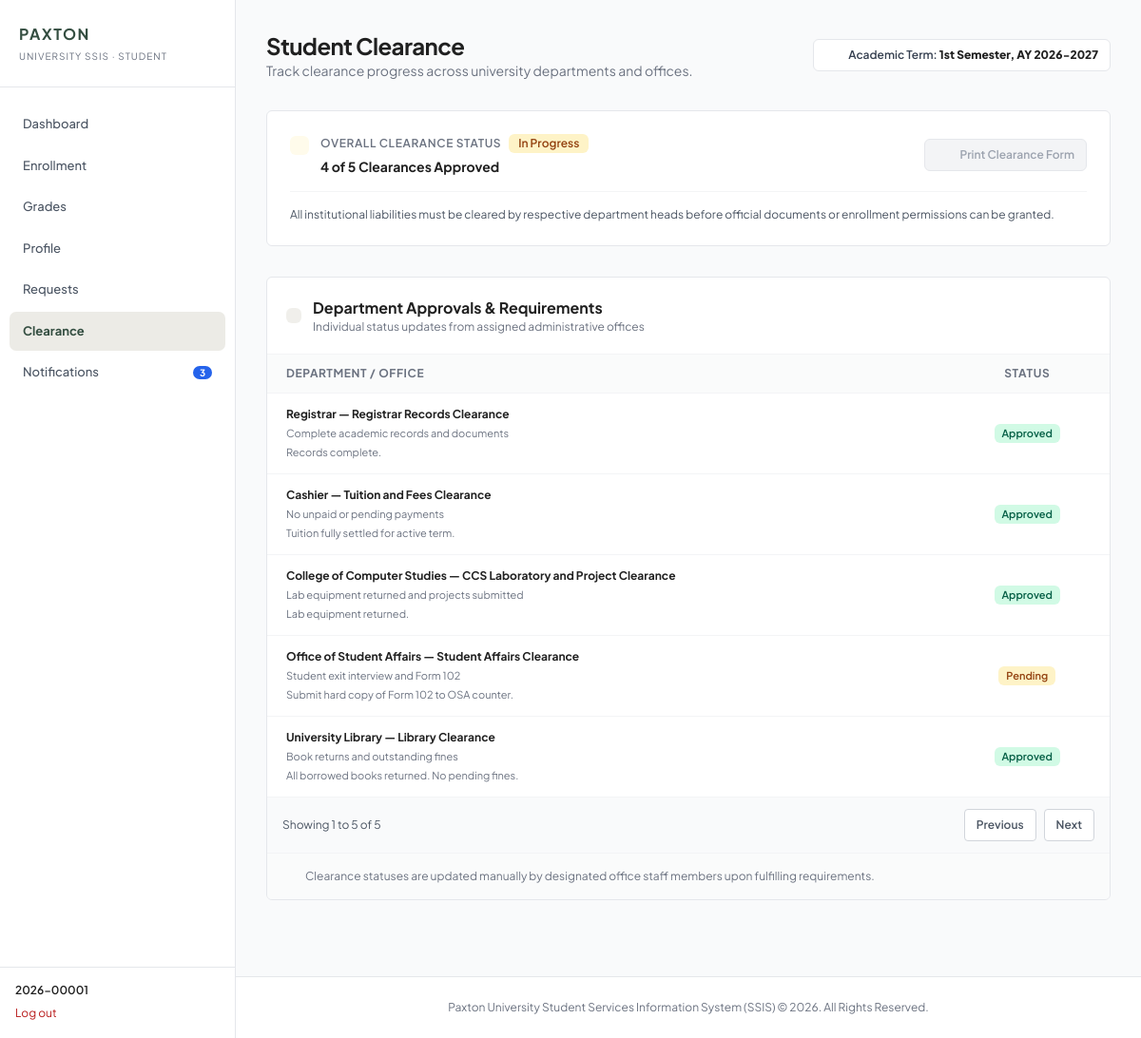
The page /php/student/clearance.php (signed in) on the database its author committed.
### tables this page shows
CREATE TABLE terms (
  id INT UNSIGNED NOT NULL AUTO_INCREMENT,
  academic_year CHAR(9) NOT NULL,
  semester ENUM('1st Semester','2nd Semester','Summer') NOT NULL,
  is_current TINYINT(1) NOT NULL DEFAULT 0,
  enrollment_open_at DATETIME NULL,
  enrollment_close_at DATETIME NULL,
   
  current_flag TINYINT GENERATED ALWAYS AS (IF(is_current = 1, 1, NULL)) STORED,
  created_at TIMESTAMP NOT NULL DEFAULT CURRENT_TIMESTAMP,
  updated_at TIMESTAMP NOT NULL DEFAULT CURRENT_TIMESTAMP ON UPDATE CURRENT_TIMESTAMP,
  PRIMARY KEY (id),
  UNIQUE KEY uq_terms_year_sem (academic_year, semester),
  UNIQUE KEY uq_terms_one_current (current_flag)
);

CREATE TABLE clearances (
  id INT UNSIGNED NOT NULL AUTO_INCREMENT,
  student_id INT UNSIGNED NOT NULL,
  term_id INT UNSIGNED NOT NULL,
  overall_status ENUM('In Progress','Action Needed','Cleared') NOT NULL DEFAULT 'In Progress',
  created_at TIMESTAMP NOT NULL DEFAULT CURRENT_TIMESTAMP,
  updated_at TIMESTAMP NOT NULL DEFAULT CURRENT_TIMESTAMP ON UPDATE CURRENT_TIMESTAMP,
  PRIMARY KEY (id),
  UNIQUE KEY uq_clearances_student_term (student_id, term_id),
  KEY idx_clearances_term (term_id),
  KEY idx_clearances_status (overall_status),
  CONSTRAINT fk_clearances_student FOREIGN KEY (student_id)
    REFERENCES students (id) ON DELETE RESTRICT ON UPDATE RESTRICT,
  CONSTRAINT fk_clearances_term FOREIGN KEY (term_id)
    REFERENCES terms (id) ON DELETE RESTRICT ON UPDATE RESTRICT
);

CREATE TABLE clearance_items (
  id INT UNSIGNED NOT NULL AUTO_INCREMENT,
  clearance_id INT UNSIGNED NOT NULL,
  requirement_id INT UNSIGNED NOT NULL,
  status ENUM('Pending','Approved','Rejected') NOT NULL DEFAULT 'Pending',
  remarks VARCHAR(255) NULL,
  rejection_reason VARCHAR(500) NULL,
  submitted_at DATETIME NULL,
  reviewed_by INT UNSIGNED NULL,
  reviewed_at DATETIME NULL,
  created_at TIMESTAMP NOT NULL DEFAULT CURRENT_TIMESTAMP,
  updated_at TIMESTAMP NOT NULL DEFAULT CURRENT_TIMESTAMP ON UPDATE CURRENT_TIMESTAMP,
  PRIMARY KEY (id),
  UNIQUE KEY uq_clr_item (clearance_id, requirement_id),
  KEY idx_clr_item_requirement (requirement_id),
  KEY idx_clr_item_status (status),
  KEY idx_clr_item_reviewed_by (reviewed_by),
  CONSTRAINT fk_clr_item_clearance FOREIGN KEY (clearance_id)
    REFERENCES clearances (id) ON DELETE RESTRICT ON UPDATE RESTRICT,
  CONSTRAINT fk_clr_item_requirement FOREIGN KEY (requirement_id)
    REFERENCES clearance_requirements (id) ON DELETE RESTRICT ON UPDATE RESTRICT,
  CONSTRAINT fk_clr_item_reviewed_by FOREIGN KEY (reviewed_by)
    REFERENCES users (id) ON DELETE RESTRICT ON UPDATE RESTRICT
);

CREATE TABLE clearance_requirements (
  id INT UNSIGNED NOT NULL AUTO_INCREMENT,
  name VARCHAR(120) NOT NULL,
  description VARCHAR(255) NULL,
  office ENUM('Department','Cashier','Registrar') NOT NULL,
  department_id INT UNSIGNED NULL,
  is_active TINYINT(1) NOT NULL DEFAULT 1,
  created_at TIMESTAMP NOT NULL DEFAULT CURRENT_TIMESTAMP,
  updated_at TIMESTAMP NOT NULL DEFAULT CURRENT_TIMESTAMP ON UPDATE CURRENT_TIMESTAMP,
  PRIMARY KEY (id),
  UNIQUE KEY uq_clr_req_name (name),
  KEY idx_clr_req_office (office),
  KEY idx_clr_req_department (department_id),
  CONSTRAINT fk_clr_req_department FOREIGN KEY (department_id)
    REFERENCES departments (id) ON DELETE RESTRICT ON UPDATE RESTRICT,
  CONSTRAINT chk_clr_req_office_dept CHECK (
    (office = 'Department' AND department_id IS NOT NULL) OR
    (office <> 'Department' AND department_id IS NULL))
);

CREATE TABLE departments (
  id INT UNSIGNED NOT NULL AUTO_INCREMENT,
  code VARCHAR(10) NOT NULL,
  name VARCHAR(120) NOT NULL,
  dept_type ENUM('Academic','Administrative') NOT NULL DEFAULT 'Academic',
  is_active TINYINT(1) NOT NULL DEFAULT 1,
  created_at TIMESTAMP NOT NULL DEFAULT CURRENT_TIMESTAMP,
  updated_at TIMESTAMP NOT NULL DEFAULT CURRENT_TIMESTAMP ON UPDATE CURRENT_TIMESTAMP,
  PRIMARY KEY (id),
  UNIQUE KEY uq_departments_code (code),
  UNIQUE KEY uq_departments_name (name)
);

### models/Database.php (called while the page is built, shortened)
<?php
final class Database
{
    private static ?PDO $connection = null;
    public static function getConnection(): PDO
    {
        if (self::$connection instanceof PDO) {
            return self::$connection;
        }
        $host = self::environmentValue('SSIS_DB_HOST', '127.0.0.1');
        $port = self::environmentValue('SSIS_DB_PORT', '3306');
        $name = self::environmentValue('SSIS_DB_NAME', 'ssis_db');
        $user = self::environmentValue('SSIS_DB_USER', 'root');
        $password = self::environmentValue('SSIS_DB_PASSWORD', '');
        $dsn = sprintf(
            'mysql:host=%s;port=%s;dbname=%s;charset=utf8mb4',
            $host,
            $port,
            $name
        );
        self::$connection = new PDO($dsn, $user, $password, [
            PDO::ATTR_ERRMODE => PDO::ERRMODE_EXCEPTION,
            PDO::ATTR_DEFAULT_FETCH_MODE => PDO::FETCH_ASSOC,
            PDO::ATTR_EMULATE_PREPARES => false,
        ]);
        return self::$connection;
    }
    private static function environmentValue(string $key, string $default): string
    {
        $value = getenv($key);
        return $value === false ? $default : $value;
    }
}

### models/Clearance.php (called while the page is built, shortened)
<?php
final class Clearance
{
    public function getCurrentTerm(): ?array
    {
        $term = $this->db->query('SELECT id, academic_year, semester FROM terms WHERE is_current = 1 LIMIT 1')->fetch();
        return $term ?: null;
    }
    public function ensureTermClearances(int $termId): void
    {
        $this->db->beginTransaction();
        try {
            $this->db->commit();
        } catch (Throwable $exception) {
            if ($this->db->inTransaction()) {
                $this->db->rollBack();
            }
            throw $exception;
        }
    }
    public function getStudentClearance(int $userId, int $termId): ?array
    {
        $statement = $this->db->prepare(
            'SELECT clearance.id, clearance.overall_status, student.id AS student_id,
                    student.student_no, student.first_name, student.middle_name, student.last_name,
                    program.name AS program_name, student.year_level
             FROM clearances clearance
             INNER JOIN students student ON student.id = clearance.student_id AND student.user_id = :user_id
             INNER JOIN programs program ON program.id = student.program_id
             WHERE clearance.term_id = :term_id LIMIT 1'
        );
        $statement->execute(['user_id' => $userId, 'term_id' => $termId]);
        $clearance = $statement->fetch();
        $clearance['items'] = $this->getItemsForClearance((int) $clearance['id']);
        return $clearance;
    }
    public function getItemsForClearance(int $clearanceId): array
    {
        $statement = $this->db->prepare(
            "SELECT item.id AS item_id, item.status, item.remarks, item.rejection_reason,
                    item.submitted_at, item.reviewed_at, requirement.id AS requirement_id,
                    requirement.name, requirement.description, requirement.office,
                    department.name AS department_name
             FROM clearance_items item
             INNER JOIN clearance_requirements requirement ON requirement.id = item.requirement_id
             INNER JOIN clearances clearance ON clearance.id = item.clearance_id
             INNER JOIN students student ON student.id = clearance.student_id
             INNER JOIN programs program ON program.id = student.program_id
             LEFT JOIN departments department ON department.id = requirement.department_id
             WHERE item.clearance_id = :clearance_id AND requirement.is_active = 1
               AND (requirement.office <> 'Department'
                    OR department.dept_type <> 'Academic'
                    OR requirement.department_id = program.department_id)
             ORDER BY FIELD(requirement.office, 'Registrar', 'Cashier', 'Department'), department.name, requirement.name"
        );
        $statement->execute(['clearance_id' => $clearanceId]);
        return $statement->fetchAll();
    }
}

### php/student/clearance.php (the view, shortened to what this page needs)
<?php
require_once __DIR__ . '/../../models/Clearance.php';
$clearanceModel = new Clearance(Database::getConnection());
try {
    $term = $clearanceModel->getCurrentTerm();
    if ($term !== null) {
        $clearanceModel->ensureTermClearances((int) $term['id']);
        $clearanceRecord = $clearanceModel->getStudentClearance((int) $_SESSION['user']['id'], (int) $term['id']);
    } else {
        $clearanceRecord = null;
    }
} catch (Throwable $exception) {
    error_log('SSIS student clearance page failed: ' . $exception->getMessage());
    http_response_code(503);
    exit('Clearance information is temporarily unavailable. Please try again later.');
}
$approvedCount = $clearanceRecord ? count(array_filter($clearanceRecord['items'], static fn ($item): bool => $item['status'] === 'Approved')) : 0;
$totalRequirements = $clearanceRecord ? count($clearanceRecord['items']) : 0;
$overallStyle = ['In Progress' => 'bg-amber-100 text-amber-800', 'Action Needed' => 'bg-red-100 text-red-800', 'Cleared' => 'bg-emerald-100 text-emerald-800'];
?>
<!DOCTYPE html>
<html lang="en">
<head>
    <script src="https://cdn.tailwindcss.com"></script>
</head>
<body class="bg-gray-50 font-sans text-brand-dark antialiased min-h-screen flex flex-col">
<?php include __DIR__ . '/../component/sidebar.php'; ?>
    <main class="flex-1 max-w-7xl w-full mx-auto px-4 sm:px-6 lg:px-8 py-8 space-y-8">
        <div class="flex flex-col sm:flex-row sm:items-center sm:justify-between gap-4">
            <div>
                <h1 class="text-2xl font-bold text-brand-dark tracking-tight">Student Clearance</h1>
                <p class="text-sm text-gray-500">Track clearance progress across university departments and offices.</p>
            </div>
            <div class="inline-flex items-center gap-2 bg-white border border-gray-200 rounded-md px-3 py-2 text-xs font-semibold text-gray-700 shadow-xs">
                <i data-lucide="shield-check" class="w-4 h-4 text-brand-secondary"></i>
                <span>Academic Term: <strong id="lbl_clearance_term" class="text-brand-dark"><?= $term ? $esc($term['semester'] . ', AY ' . $term['academic_year']) : 'No active term' ?></strong></span>
            </div>
        </div>
        <section id="banner_overall_clearance" class="bg-white border border-gray-200 rounded-md p-6 shadow-xs space-y-4">
            <div class="flex flex-col md:flex-row md:items-center justify-between gap-4 border-b border-gray-100 pb-4">
                <div class="flex items-start space-x-3">
                    <div class="p-2.5 rounded-md bg-amber-50 text-amber-600 shrink-0 mt-0.5">
                    </div>
                    <div>
                        <div class="flex items-center space-x-2">
                            <span class="text-xs font-semibold text-gray-500 uppercase tracking-wider">Overall Clearance Status</span>
                            <span id="badge_overall_status" class="inline-flex items-center px-2.5 py-0.5 rounded-md text-xs font-semibold <?= $overallStyle[$clearanceRecord['overall_status'] ?? 'In Progress'] ?>"><?= $esc($clearanceRecord['overall_status'] ?? 'In Progress') ?></span>
                        </div>
                        <p class="text-sm font-bold text-brand-dark mt-1"><span id="lbl_approved_count"><?= $approvedCount ?></span> of <span id="lbl_total_offices"><?= $totalRequirements ?></span> Clearances Approved</p>
                    </div>
                </div>
                <div>
                    <button id="btn_print_clearance" type="button" <?= !$clearanceRecord || $clearanceRecord['overall_status'] !== 'Cleared' ? 'disabled' : '' ?> onclick="window.print()" class="inline-flex items-center space-x-2 px-3 py-2 border border-gray-200 rounded-md text-xs font-semibold <?= $clearanceRecord && $clearanceRecord['overall_status'] === 'Cleared' ? 'text-emerald-700 bg-emerald-50 hover:bg-emerald-100' : 'text-gray-400 bg-gray-100 cursor-not-allowed' ?> transition-colors">
                        <i data-lucide="printer" class="w-4 h-4"></i>
                        <span>Print Clearance Form</span>
                    </button>
                </div>
            </div>
            <div class="text-xs text-gray-600">
                <p>All institutional liabilities must be cleared by respective department heads before official documents or enrollment permissions can be granted.</p>
            </div>
        </section>
        <section class="bg-white border border-gray-200 rounded-md shadow-xs overflow-hidden">
            <div class="p-5 border-b border-gray-100 flex items-center justify-between">
                <div class="flex items-center space-x-3">
                    <div class="p-2 rounded-md bg-brand-accent/40 text-brand-primary">
                    </div>
                    <div>
                        <h2 class="text-base font-bold text-brand-dark">Department Approvals & Requirements</h2>
                        <p class="text-xs text-gray-500">Individual status updates from assigned administrative offices</p>
                    </div>
                </div>
            </div>
            <div class="overflow-x-auto">
                <table id="table_clearance_offices" class="w-full text-left text-xs border-collapse">
                    <thead>
                        <tr class="bg-gray-50/80 border-b border-gray-100 text-gray-500 uppercase tracking-wider font-semibold">
                            <th class="py-3 px-5">Department / Office</th>
                            <th class="py-3 px-5 text-center">Status</th>
                        </tr>
                    </thead>
                    <tbody class="divide-y divide-gray-100 text-gray-700 font-medium">
                        <?php foreach (($clearanceRecord['items'] ?? []) as $item): $badge = $item['status'] === 'Approved' ? 'bg-emerald-100 text-emerald-800' : ($item['status'] === 'Rejected' ? 'bg-red-100 text-red-800' : 'bg-amber-100 text-amber-800'); ?>
                        <tr class="hover:bg-gray-50/50 transition-colors"><td class="py-3.5 px-5 font-bold text-brand-dark"><?= $esc($item['department_name'] ?: $item['office']) ?> — <?= $esc($item['name']) ?><?php if ($item['description']): ?><p class="mt-1 text-[11px] text-gray-500 font-normal"><?= $esc($item['description']) ?></p><?php endif; ?><?php if ($item['rejection_reason']): ?><p class="mt-1 text-[11px] text-red-600 font-normal">Reason: <?= $esc($item['rejection_reason']) ?></p><?php elseif ($item['remarks']): ?><p class="mt-1 text-[11px] text-gray-500 font-normal"><?= $esc($item['remarks']) ?></p><?php endif; ?></td><td class="py-3.5 px-5 text-center"><span class="inline-flex items-center px-2 py-0.5 rounded-md text-[11px] font-semibold <?= $badge ?>"><?= $esc($item['status']) ?></span></td></tr>
                        <?php endforeach; ?>
                    </tbody>
                </table>
            </div>
            <div class="p-4 bg-gray-50/80 border-t border-gray-100 flex items-center space-x-2 text-xs text-gray-500">
                <i data-lucide="info" class="w-4 h-4 text-brand-secondary shrink-0"></i>
                <p>Clearance statuses are updated manually by designated office staff members upon fulfilling requirements.</p>
            </div>
        </section>
    </main>
    <footer class="bg-white border-t border-gray-200 mt-12 py-6 text-center text-xs text-gray-500">
        <div class="max-w-7xl mx-auto px-4">
            <p>Paxton University Student Services Information System (SSIS) &copy; 2026. All Rights Reserved.</p>
        </div>
    </footer>
</body>
</html>

### php/component/sidebar.php (style rules this page uses)
@media (min-width:1024px) { body { padding-left: 248px } }
@media (min-width:1024px) { body>main { max-width: none !important } }

### rows shown on the page
terms: semester+academic_year "1st Semester, AY 2026-2027"
clearances: overall_status "In Progress"
clearance_items: requirement.office "Registrar", requirement.name "Registrar Records Clearance", requirement.description "Complete academic records and documents", remarks "Records complete.", status "Approved"
clearance_items: requirement.office "Cashier", requirement.name "Tuition and Fees Clearance", requirement.description "No unpaid or pending payments", remarks "Tuition fully settled for active term.", status "Approved"
clearance_items: departments.name "College of Computer Studies", requirement.name "CCS Laboratory and Project Clearance", requirement.description "Lab equipment returned and projects submitted", remarks "Lab equipment returned.", status "Approved"
clearance_items: departments.name "Office of Student Affairs", requirement.name "Student Affairs Clearance", requirement.description "Student exit interview and Form 102", remarks "Submit hard copy of Form 102 to OSA counter.", status "Pending"
clearance_items: departments.name "University Library", requirement.name "Library Clearance", requirement.description "Book returns and outstanding fines", remarks "All borrowed books returned. No pending fines.", status "Approved"

### other values the page prints
$role "STUDENT"
$label "Dashboard"
$label "Enrollment"
$label "Grades"
$label "Profile"
$label "Requests"
$label "Clearance"
$label "Notifications"
$unreadNotificationCount "3"
$name "2026-00001"
$approvedCount "4"
$totalRequirements "5"
